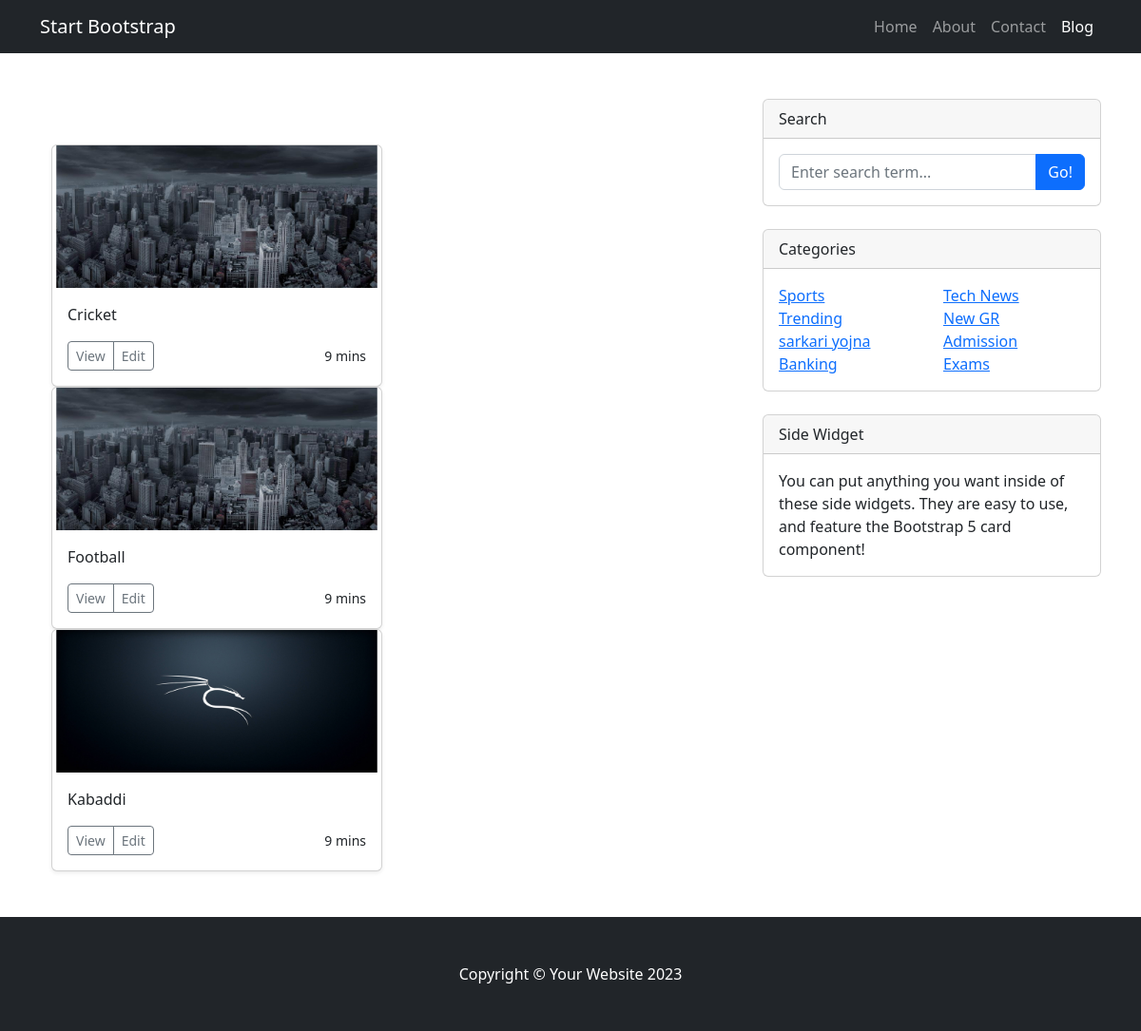
Screenshot of /blog/ with the database file from the repository.
### blog/models.py (models this page shows, shortened)
class Blog(models.Model):
    title = models.CharField(max_length=25)
    feature_image = models.ImageField(upload_to='blog_feature_image/')
    content =   models.TextField()
    category = models.ManyToManyField(Category, related_name='blogs')
    author = models.ForeignKey('auth.User', on_delete=models.SET_NULL, null=True)
    publish_date = models.DateTimeField(default=timezone.now)

class Category(models.Model):
    name = models.CharField(max_length=20, unique=True)

### blog/views.py (the view)
# urls.py: path('', views.blog, name='blogs'),
def blog(request):
    blogs=Blog.objects.all()
    category=Category.objects.all()
    midpoint = len(category) // 2
    first_half = category[:midpoint]
    second_half = category[midpoint:]
    context = {
        'first_half': first_half,
        'second_half': second_half,
        'blogs': blogs
        }
    return render(request, 'blog/all_blog.html', context)

### templates/blog/all_blog.html (shortened to what this page needs)
{% load static %}
<!DOCTYPE html>
<html lang="en">
<head>
    <link href="{% static "blog/css/styles.css" %}" rel="stylesheet" />
</head>
<body>
    <nav class="navbar navbar-expand-lg navbar-dark bg-dark">
        <div class="container">
            <a class="navbar-brand" href="#!">Start Bootstrap</a>
            <div class="collapse navbar-collapse" id="navbarSupportedContent">
                <ul class="navbar-nav ms-auto mb-2 mb-lg-0">
                    <li class="nav-item"><a class="nav-link" href="#">Home</a></li>
                    <li class="nav-item"><a class="nav-link" href="#!">About</a></li>
                    <li class="nav-item"><a class="nav-link" href="#!">Contact</a></li>
                    <li class="nav-item"><a class="nav-link active" aria-current="page" href="#">Blog</a></li>
                </ul>
            </div>
        </div>
    </nav>
    <div class="container mt-5">
        <div class="row">
            <div class="col-lg-8">
                <div class="album py-5 bg-body-tertiary">
                    <div class="container">
                        {% for post in blogs %}
                        <div
                         class="row row-cols-1 row-cols-sm-2 row-cols-md-2 g-3">
                            <div class="col">
                                <div class="card shadow-sm">
                                    <svg class="bd-placeholder-img card-img-top" width="100%" height="100%" role="img" aria-label="Placeholder: Thumbnail" preserveAspectRatio="xMidYMid slice" focusable="false">
                                        <image href="{{post.feature_image.url}}" width="100%" height="100%" />
                                    </svg>
                                    <div class="card-body">
                                        <p class="card-text">{{post.title}}
                                        </p>
                                        <div class="d-flex justify-content-between align-items-center">
                                            <div class="btn-group">
                                                <button type="button"
                                                    class="btn btn-sm btn-outline-secondary">View</button>
                                                <button type="button"
                                                    class="btn btn-sm btn-outline-secondary">Edit</button>
                                            </div>
                                            <small class="text-body-secondary">9 mins</small>
                                        </div>
                                    </div>
                                </div>
                            </div>
                        </div>
                        {% endfor %}
                    </div>
                </div>
            </div>
                        <div class="col-lg-4">
                            <div class="card mb-4">
                                <div class="card-header">Search</div>
                                <div class="card-body">
                                    <div class="input-group">
                                        <input class="form-control" type="text" placeholder="Enter search term..."
                                            aria-label="Enter search term..." aria-describedby="button-search" />
                                        <button class="btn btn-primary" id="button-search" type="button">Go!</button>
                                    </div>
                                </div>
                            </div>
                            <div class="card mb-4">
                                <div class="card-header">Categories</div>
                                <div class="card-body">
                                    <div class="row">
                                        <div class="col-sm-6">
                                            {% for cat in first_half %}
                                            <ul class="list-unstyled mb-0">
                                                <li><a href="#!">{% if forloop.counter <= 5 %}{{cat.name}}{% endif%}</a>
                                                </li>
                                            </ul>
                                            {% endfor %}
                                        </div>
                                        <div class="col-sm-6">
                                            {% for cat in second_half %}
                                            <ul class="list-unstyled mb-0">
                                                <li><a href="#!">{% if forloop.counter <= 5 %}{{cat.name}}{% endif%}</a>
                                                </li>
                                            </ul>
                                            {% endfor %}
                                        </div>
                                    </div>
                                </div>
                            </div>
                             <div class="card mb-4">
                                <div class="card-header">Side Widget</div>
                                <div class="card-body">You can put anything you want inside of these side widgets. They
                                    are easy to
                                    use, and feature the Bootstrap 5 card component!</div>
                            </div>
                        </div>
        </div>
    </div>
    <footer class="py-5 bg-dark">
                    <div class="container">
                        <p class="m-0 text-center text-white">Copyright &copy; Your Website 2023</p>
                    </div>
    </footer>
</body>
</html>

### rows the page displays
Blog: title "Cricket"
Blog: title "Football"
Blog: title "Kabaddi"
Category: name "Sports"
Category: name "Trending"
Category: name "sarkari yojna"
Category: name "Banking"
Category: name "Tech News"
Category: name "New GR"
Category: name "Admission"
Category: name "Exams"
